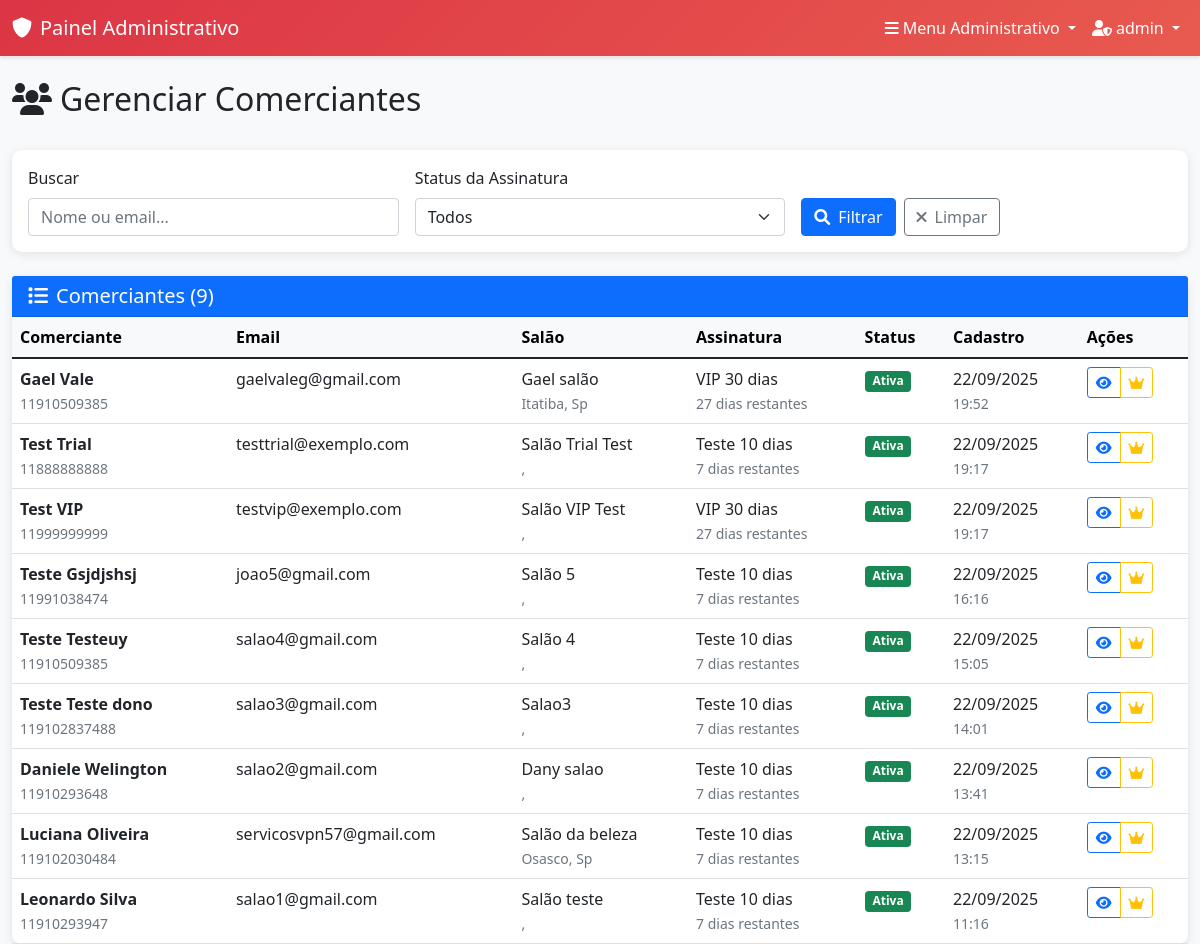
The page /admin-panel/owners/ (signed in) on the database as committed earlier.
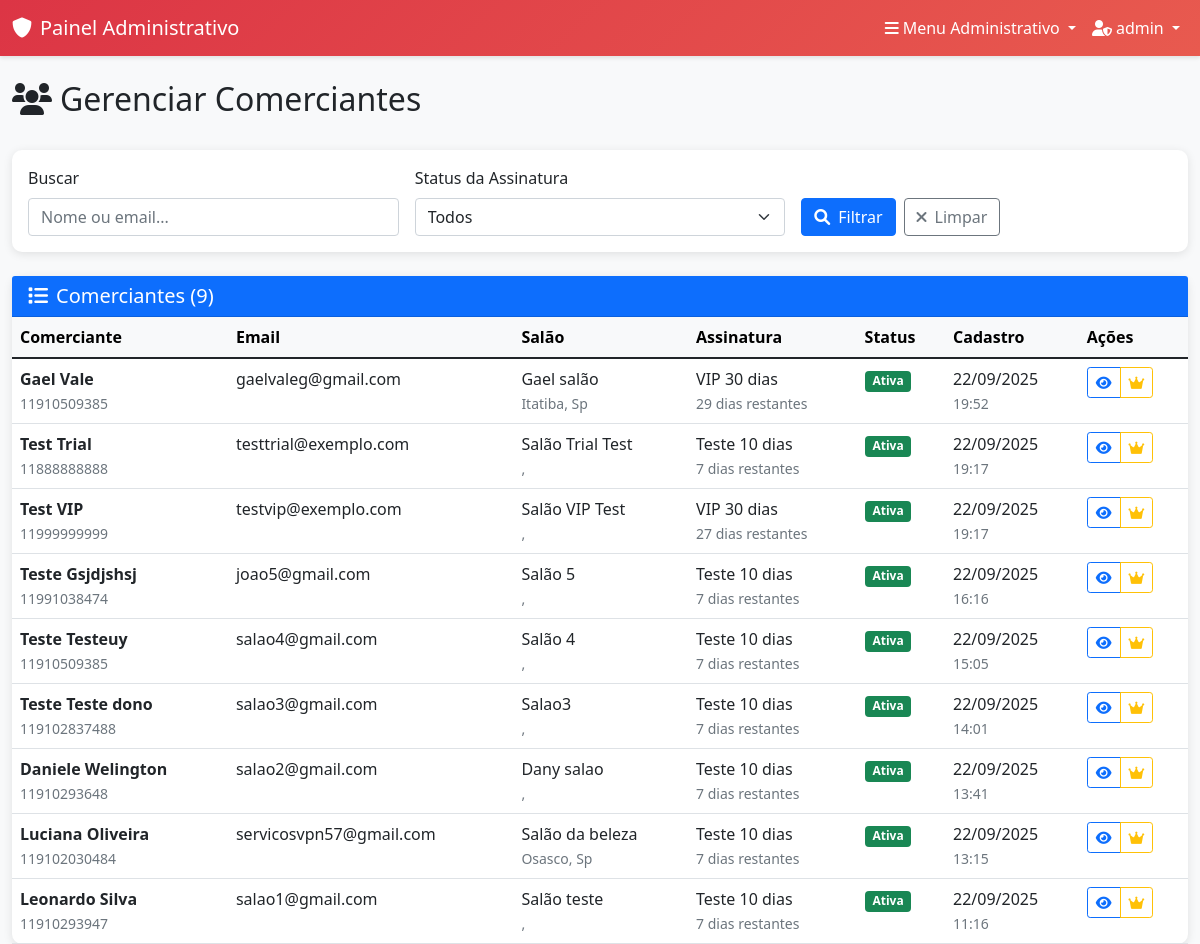
The same page on the database as committed later.
### accounts/models.py (models this page shows, shortened)
class UserProfile(models.Model):
    USER_TYPES = (
        ('owner', 'Proprietário'),
        ('employee', 'Funcionário'),
        ('client', 'Cliente'),
    )
    user = models.OneToOneField(User, on_delete=models.CASCADE, related_name='profile')
    user_type = models.CharField(max_length=10, choices=USER_TYPES, default='client')
    phone = models.CharField(max_length=15, blank=True, null=True)
    birth_date = models.DateField(blank=True, null=True)
    profile_picture = models.URLField(max_length=500, blank=True, null=True, help_text="URL do avatar/foto de perfil")
    created_at = models.DateTimeField(auto_now_add=True)
    updated_at = models.DateTimeField(auto_now=True)
    class Meta:
        verbose_name = "Perfil de Usuário"
        verbose_name_plural = "Perfis de Usuários"

### subscriptions/models.py (models this page shows, shortened)
class Subscription(models.Model):
    PLAN_TYPES = (
        ('trial_10', 'Teste 10 dias'),
        ('vip_30', 'VIP 30 dias'),
    )
    STATUS_CHOICES = (
        ('active', 'Ativo'),
        ('expired', 'Expirado'),
        ('cancelled', 'Cancelado'),
    )
    user = models.OneToOneField(User, on_delete=models.CASCADE, related_name='subscription')
    plan_type = models.CharField(max_length=10, choices=PLAN_TYPES, default='trial_10')
    start_date = models.DateTimeField(auto_now_add=True)
    end_date = models.DateTimeField()
    status = models.CharField(max_length=10, choices=STATUS_CHOICES, default='active')
    created_at = models.DateTimeField(auto_now_add=True)
    last_renewal = models.DateTimeField(blank=True, null=True)
    def is_active(self):
        return self.status == 'active' and self.end_date > timezone.now()
    def days_remaining(self):
        if self.is_active():
            remaining = self.end_date - timezone.now()
            return remaining.days
        return 0
    class Meta:
        verbose_name = "Assinatura"
        verbose_name_plural = "Assinaturas"

### salons/models.py (models this page shows, shortened)
class Salon(models.Model):
    name = models.CharField(max_length=100, verbose_name="Nome do Salão")
    description = models.TextField(blank=True, null=True, verbose_name="Descrição")
    photo = models.URLField(blank=True, null=True, verbose_name="Foto do Salão")
    address = models.CharField(max_length=200, verbose_name="Endereço")
    city = models.CharField(max_length=100, verbose_name="Cidade")
    state = models.CharField(max_length=2, verbose_name="Estado")
    zip_code = models.CharField(max_length=10, verbose_name="CEP")
    phone = models.CharField(max_length=15, verbose_name="Telefone")
    email = models.EmailField(verbose_name="Email")
    owner = models.OneToOneField(User, on_delete=models.CASCADE, related_name='salon', verbose_name="Proprietário")
    weekdays_open = models.TimeField(blank=True, null=True, verbose_name="Segunda à Sexta - Abertura")
    weekdays_close = models.TimeField(blank=True, null=True, verbose_name="Segunda à Sexta - Fechamento")
    saturday_open = models.TimeField(blank=True, null=True, verbose_name="Sábado - Abertura")
    saturday_close = models.TimeField(blank=True, null=True, verbose_name="Sábado - Fechamento")
    sunday_open = models.TimeField(blank=True, null=True, verbose_name="Domingo - Abertura")
    sunday_close = models.TimeField(blank=True, null=True, verbose_name="Domingo - Fechamento")
    is_temporarily_closed = models.BooleanField(default=False, verbose_name="Temporariamente Fechado")
    closed_until = models.DateTimeField(blank=True, null=True, verbose_name="Fechado até")
    closure_note = models.CharField(max_length=200, blank=True, null=True, verbose_name="Motivo do Fechamento")
    created_at = models.DateTimeField(auto_now_add=True)
    updated_at = models.DateTimeField(auto_now=True)
    class Meta:
        verbose_name = "Salão"
        verbose_name_plural = "Salões"

### admin_panel/views.py (the view)
# urls.py: path('owners/', views.manage_owners, name='manage_owners'),
@login_required
@user_passes_test(is_admin_user)
def manage_owners(request):
    search = request.GET.get('search', '')
    status_filter = request.GET.get('status', '')
    owners = UserProfile.objects.filter(user_type='owner').select_related('user')
    if search:
        owners = owners.filter(
            Q(user__first_name__icontains=search) |
            Q(user__last_name__icontains=search) |
            Q(user__email__icontains=search)
        )
    if status_filter == 'active':
        owners = owners.filter(user__subscription__status='active')
    elif status_filter == 'expired':
        owners = owners.filter(
            Q(user__subscription__status='expired') |
            Q(user__subscription__end_date__lte=timezone.now())
        )
    owners = owners.order_by('-created_at')
    return render(request, 'admin_panel/manage_owners.html', {
        'owners': owners,
        'search': search,
        'status_filter': status_filter,
    })

### admin_panel/views.py (called while the page is built)
def is_admin_user(user):
    return user.is_authenticated and user.is_superuser

### templates/admin_panel/manage_owners.html (shortened to what the changed rows need)
{% extends 'admin_panel/base_admin.html' %}
{% block content %}
<div class="row">
    <div class="col-12">
        <div class="d-flex justify-content-between align-items-center mb-4">
            <h2>
                <i class="fas fa-users me-2"></i>Gerenciar Comerciantes
            </h2>
        </div>
        <div class="card admin-card">
            <div class="card-body p-0">
                {% if owners %}
                    <div class="table-responsive">
                        <table class="table table-hover mb-0">
                            <thead class="table-light">
                                <tr>
                                    <th>Comerciante</th>
                                    <th>Email</th>
                                    <th>Salão</th>
                                    <th>Assinatura</th>
                                    <th>Status</th>
                                    <th>Cadastro</th>
                                    <th>Ações</th>
                                </tr>
                            </thead>
                            <tbody>
                                {% for owner in owners %}
                                    <tr>
                                        <td>
                                            <div>
                                                <strong>{{ owner.user.first_name }} {{ owner.user.last_name }}</strong>
                                                {% if owner.phone %}
                                                    <br><small class="text-muted">{{ owner.phone }}</small>
                                                {% endif %}
                                            </div>
                                        </td>
                                        <td>{{ owner.user.email }}</td>
                                        <td>
                                            {% if owner.user.salon %}
                                                {{ owner.user.salon.name }}
                                                <br><small class="text-muted">{{ owner.user.salon.city }}, {{ owner.user.salon.state }}</small>
                                            {% else %}
                                                <span class="text-muted">Não cadastrado</span>
                                            {% endif %}
                                        </td>
                                        <td>
                                            {% if owner.user.subscription %}
                                                {{ owner.user.subscription.get_plan_type_display }}
                                                <br><small class="text-muted">{{ owner.user.subscription.days_remaining }} dias restantes</small>
                                            {% else %}
                                                <span class="text-muted">Sem assinatura</span>
                                            {% endif %}
                                        </td>
                                        <td>
                                            {% if owner.user.subscription and owner.user.subscription.is_active %}
                                                <span class="badge bg-success">Ativa</span>
                                            {% else %}
                                                <span class="badge bg-danger">Expirada</span>
                                            {% endif %}
                                        </td>
                                        <td>
                                            {{ owner.created_at|date:"d/m/Y" }}
                                            <br><small class="text-muted">{{ owner.created_at|time:"H:i" }}</small>
                                        </td>
                                        <td>
                                            <div class="btn-group btn-group-sm">
                                                <a href="{% url 'admin_panel:owner_detail' owner.id %}"
                                                   class="btn btn-outline-primary" title="Ver detalhes">
                                                    <i class="fas fa-eye"></i>
                                                </a>
                                                <a href="{% url 'admin_panel:manage_subscription' owner.id %}"
                                                   class="btn btn-outline-warning" title="Gerenciar assinatura">
                                                    <i class="fas fa-crown"></i>
                                                </a>
                                            </div>
                                        </td>
                                    </tr>
                                {% endfor %}
                            </tbody>
                        </table>
                    </div>
                {% else %}
                    <div class="text-center py-5">
                        <i class="fas fa-user-times display-4 text-muted mb-3"></i>
                        <h5 class="text-muted">Nenhum comerciante encontrado</h5>
                        <p class="text-muted">Tente ajustar os filtros de busca</p>
                    </div>
                {% endif %}
            </div>
        </div>
    </div>
</div>
{% endblock %}

Rows that differ between the two databases and show on the page:
changed UserProfile "Gael": user.subscription.days_remaining "27" → "29"
